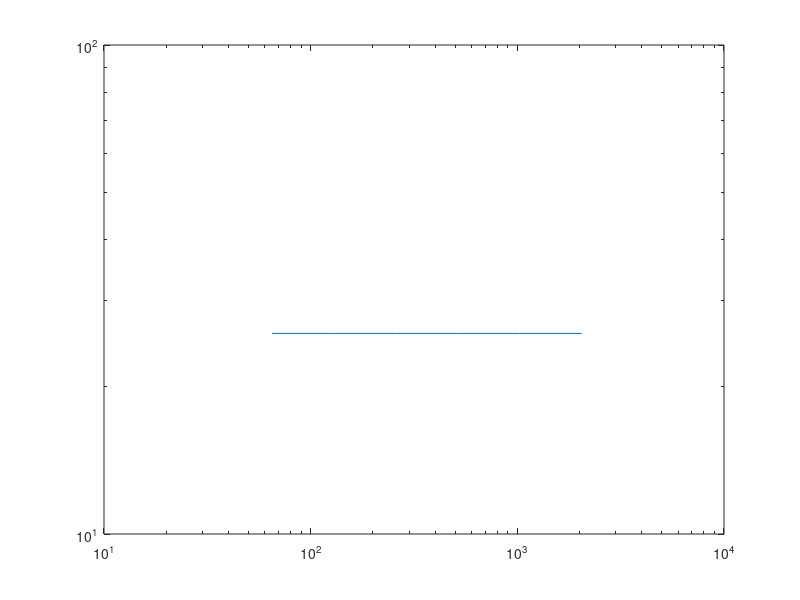

The MATLAB script that drew this image:
%% Exercise # 1 -  Numerical methods for ODEs
% Course: Numerical Methods For Differential Equations
% Name: Alexandre da Rocha Rodrigues
% Matricola: 2039952
% November 2021

close all
clear all

%% Question 2
% 4-stage Runge-Kutta method:
% y(n+2) = y(n) + h/3 * (f(n) + 4*f(n+1) + f(n+2));

% y' = -10y^2;

f = @(y) -10*y^2; 

%% Constants
ks= 5:10;
T = 2;
hs = 2.^-ks;
errorf = zeros(length(hs),1);
Nsteps = zeros(length(hs),1);
ie = 1;

for h=hs
    ts = 0:h:T;
    
    N = length(ts);
    y = zeros(N,1);
    y(1) = 1;

    y_exact = -10/3*ts.^3 + y(1);
    
    % Main Method
    for i=2:N
        k1 = f(y(i-1));
        k2 = f(y(i-1)+h/2*k1);
        k3 = f(y(i-1)+h/2*k2);
        k4 = f(y(i-1)+h*k3);
        
        y(i) = y(i-1) + h/6 * (k1 + 2*k2 + 2*k3 + k4);
    end
    
    Nsteps(ie) = N;
    errorf(ie) = abs(y(end)-y_exact(end));
    ie=ie+1;
   
end
  
loglog(Nsteps,errorf)
format longEng
tab = [transpose(hs) errorf]
format default

